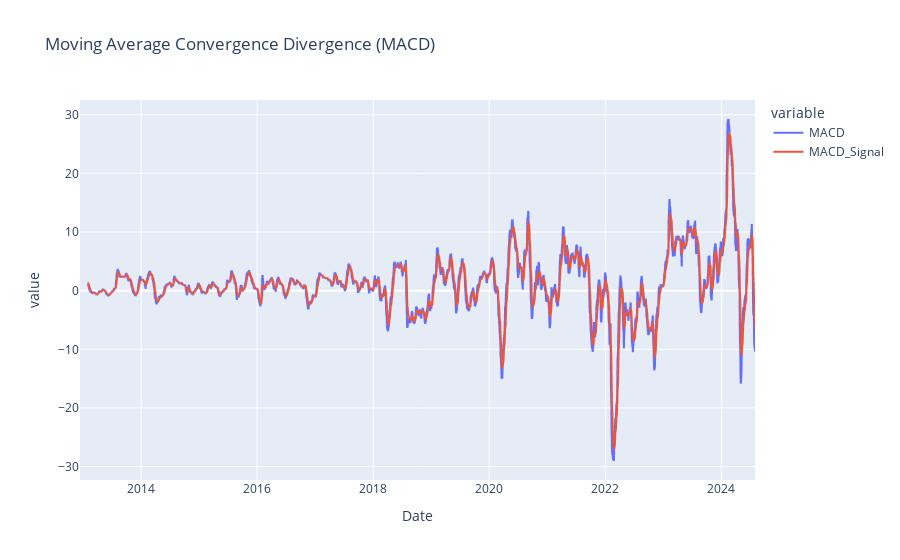

The notebook cell saved with this chart:
### Code cell
fa.plot_macd()

### Figure 1 — Plotly figure (JSON) as saved in the notebook; plotly's stock layout.template omitted (floating-point values rounded to 4 significant figures; data arrays with more than 128 entries replaced by an {"elided": "..."} marker saying what was removed)
{"data": [{"hovertemplate": "variable=MACD<br>Date=%{x}<br>value=%{y}<extra></extra>", "legendgroup": "MACD", "line": {"color": "#636efa", "dash": "solid"}, "marker": {"symbol": "circle"}, "mode": "lines", "name": "MACD", "showlegend": true, "type": "scattergl", "x": {"elided": "2926 str values"}, "xaxis": "x", "y": {"elided": "2926 float values"}, "yaxis": "y"}, {"hovertemplate": "variable=MACD_Signal<br>Date=%{x}<br>value=%{y}<extra></extra>", "legendgroup": "MACD_Signal", "line": {"color": "#EF553B", "dash": "solid"}, "marker": {"symbol": "circle"}, "mode": "lines", "name": "MACD_Signal", "showlegend": true, "type": "scattergl", "x": {"elided": "2926 str values"}, "xaxis": "x", "y": {"elided": "2926 float values"}, "yaxis": "y"}], "layout": {"legend": {"title": {"text": "variable"}, "tracegroupgap": 0}, "title": {"text": "Moving Average Convergence Divergence (MACD)"}, "xaxis": {"anchor": "y", "domain": [0, 1], "title": {"text": "Date"}}, "yaxis": {"anchor": "x", "domain": [0, 1], "title": {"text": "value"}}}}
